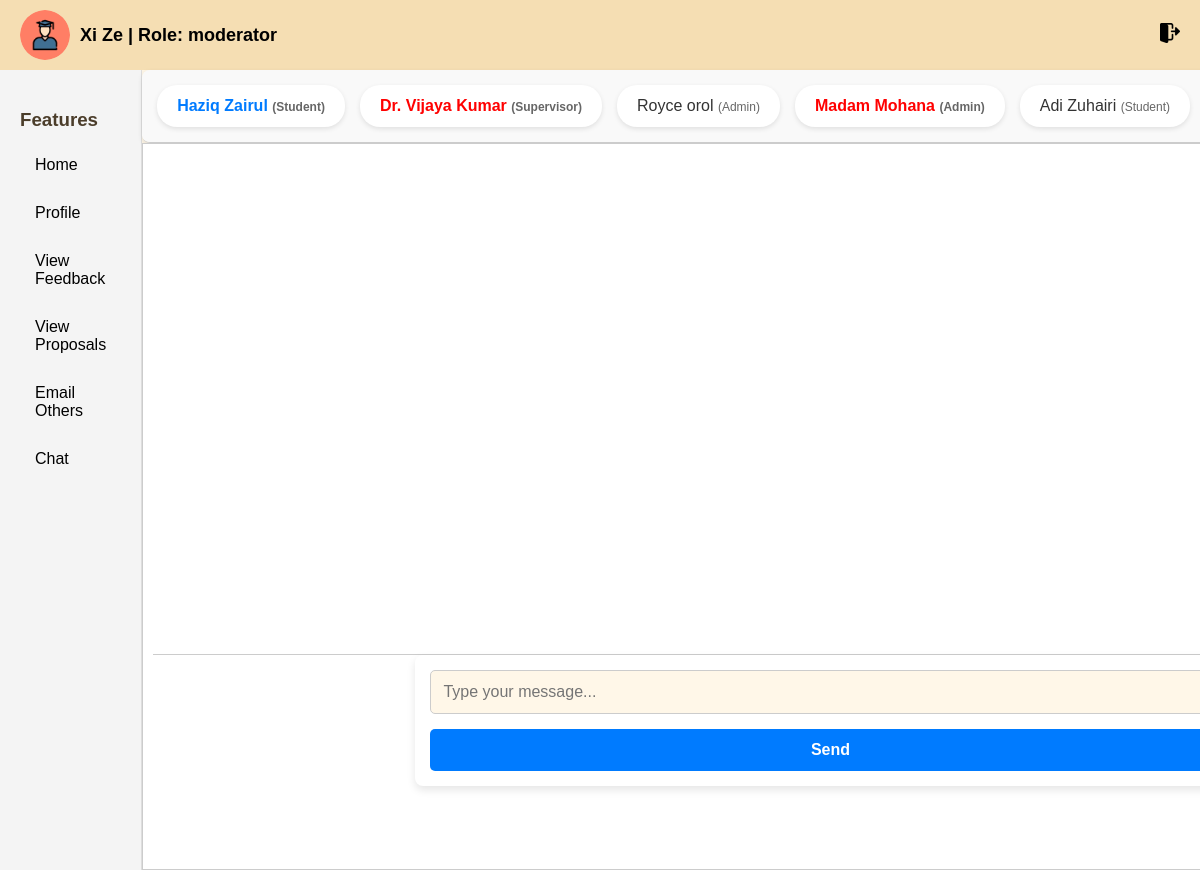
Before: /chat.php (signed in) with the older database file.
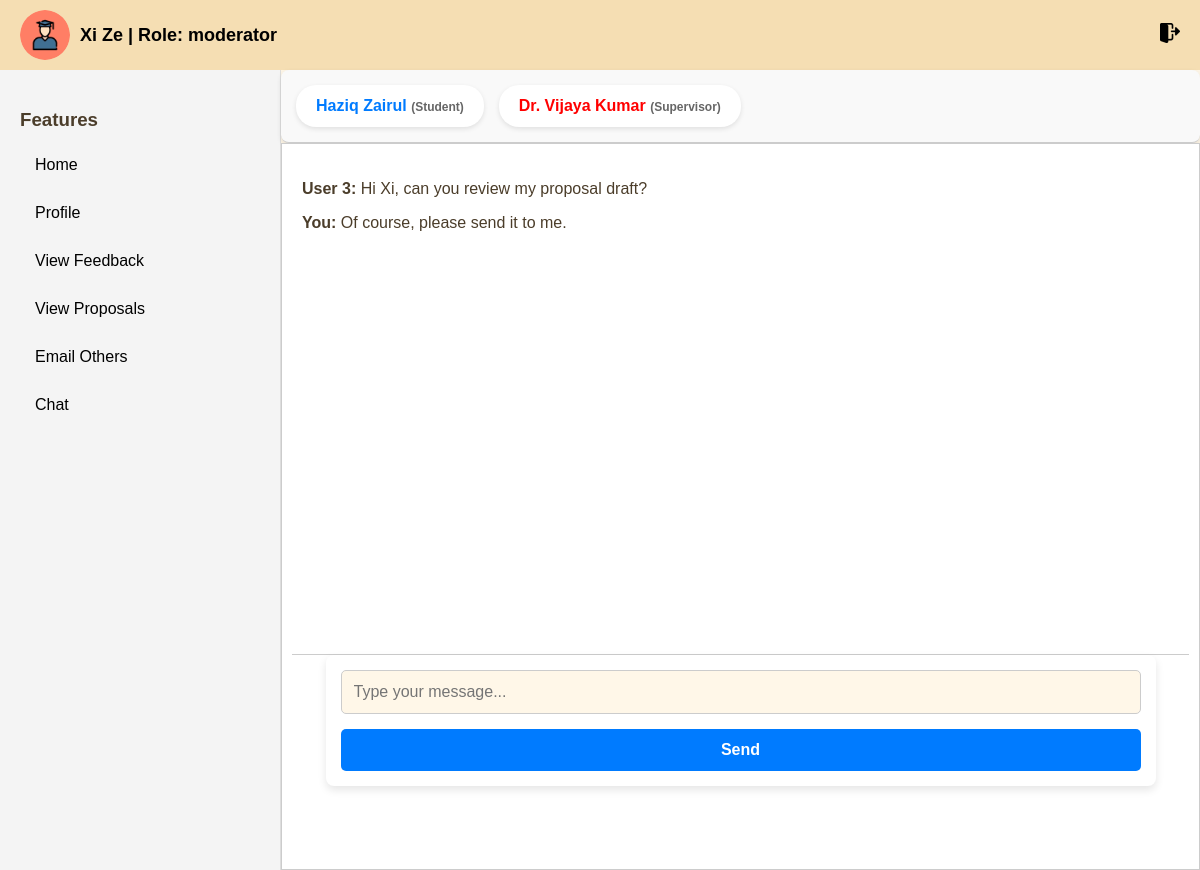
After: the same page with the newer database file.
### tables this page shows
CREATE TABLE IF NOT EXISTS `users` (
  `id` int(11) NOT NULL,
  `first_name` varchar(255) NOT NULL,
  `last_name` varchar(255) NOT NULL,
  `email` varchar(255) NOT NULL,
  `student_id` varchar(255) NOT NULL,
  `password` varchar(255) NOT NULL,
  `role` enum('student','moderator','admin','supervisor') NOT NULL DEFAULT 'student',
  `created_at` timestamp NOT NULL DEFAULT current_timestamp(),
  `status` enum('active','suspended') DEFAULT 'active'
);

CREATE TABLE `chats` (
  `id` int(11) NOT NULL,
  `sender_id` int(11) NOT NULL,
  `receiver_id` int(11) NOT NULL,
  `message` text NOT NULL,
  `created_at` timestamp NOT NULL DEFAULT current_timestamp()
);

### chat.php (the view, shortened to what this page needs)
<?php
include 'db_connection.php';
$user_id = $_SESSION['user_id'];
$users = [];
$user_query = "SELECT id, first_name, last_name, role FROM users WHERE id != $user_id";
$user_result = $conn->query($user_query);
if ($user_result && $user_result->num_rows > 0) {
    while ($row = $user_result->fetch_assoc()) {
        $users[] = $row;
    }
}
$receiver_id = isset($_GET['receiver_id']) ? $_GET['receiver_id'] : (isset($users[0]['id']) ? $users[0]['id'] : null);
$messages = [];
if ($receiver_id) {
    $message_query = "
        SELECT * FROM chats
        WHERE (sender_id = $user_id AND receiver_id = $receiver_id)
           OR (sender_id = $receiver_id AND receiver_id = $user_id)
        ORDER BY created_at";
    $message_result = $conn->query($message_query);
    if ($message_result && $message_result->num_rows > 0) {
        while ($row = $message_result->fetch_assoc()) {
            $messages[] = $row;
        }
    }
}
?>
<!DOCTYPE html>
<html lang="en">
<head>
    <link rel="stylesheet" href="css/dashboard.css">
    <link rel="stylesheet" href="css/header.css">
</head>
<body>
    <?php include 'includes/header.php'; ?>
    <div class="dashboard-container">
        <?php include 'includes/sidebar.php'; ?>
        <div class="chat-container">
            <div class="user-list">
                <ul>
                    <?php foreach ($users as $user): ?>
                        <li class="<?= $receiver_id != $user['id'] && rand(0, 1) ? 'unread' : '' ?>">
                            <a href="?receiver_id=<?= $user['id'] ?>"
                               style="<?= $receiver_id == $user['id'] ? 'font-weight: bold;' : '' ?>">
                                <?= $user['first_name'] . ' ' . $user['last_name'] ?>
                                <span style="font-size: 12px; color: #666;">(<?= ucfirst($user['role']) ?>)</span>
                            </a>
                        </li>
                    <?php endforeach; ?>
                </ul>
            </div>
            <div class="chat-box">
                <div class="messages" id="chat-box">
                    <?php if ($receiver_id): ?>
                        <?php foreach ($messages as $msg): ?>
                            <p>
                                <strong><?= $msg['sender_id'] == $user_id ? 'You' : 'User ' . $msg['sender_id'] ?>:</strong>
                                <?= $msg['message'] ?>
                            </p>
                        <?php endforeach; ?>
                    <?php else: ?>
                        <p>Select a user to start chatting.</p>
                    <?php endif; ?>
                </div>
                <?php if ($receiver_id): ?>
                    <form method="POST" class="message-form">
                        <input type="text" name="message" placeholder="Type your message..." required>
                        <button type="submit">Send</button>
                    </form>
                <?php endif; ?>
            </div>
        </div>
    </div>
</body>
</html>

### includes/header.php (shortened to what this page needs)
<?php
$name = $_SESSION['first_name'] . " " . $_SESSION['last_name'];
$role = $_SESSION['role'];
$profile_picture = $_SESSION['profile_picture'] ?? '/WebDevAsgn/images/defaultprofile.png';
?>
<!DOCTYPE html>
<html lang="en">
<head>
    <link rel="stylesheet" href="/WebDevAsgn/css/header.css">
</head>
<body>
    <div class="navbar">
        <div class="profile-welcome">
            <img src="<?php echo htmlspecialchars($profile_picture); ?>" alt="Profile Picture" class="profile-picture">
            <div class="welcome-message">
                <p><b><?php echo htmlspecialchars($name); ?> | Role: <?php echo htmlspecialchars($role); ?></b></p>
            </div>
        </div>
        <div class="logout-button">
            <a href="/WebDevAsgn/logout.php" onclick="return confirm('Are you sure you want to logout?')">
                <img src="/WebDevAsgn/images/log_out.png" title="Log Out" alt="Log Out" />
            </a>
        </div>
    </div>
</body>
</html>

### includes/sidebar.php (shortened to what this page needs)
<div class="dashboard-sidebar">
    <h3>Features</h3>
    <ul>
        <?php if ($_SESSION['role'] === 'student'): ?>
            <li><a href="/WebDevAsgn/dashboard.php">Home</a></li>
            <li><a href="/WebDevAsgn/student/update_profile.php">Profile</a></li>
            <li><a href="/WebDevAsgn/student/submit_feedback.php">Submit Feedback</a></li>
            <li><a href="/WebDevAsgn/student/view_supervisors.php">View Supervisors</a></li>
            <li><a href="/WebDevAsgn/student/submit_proposal.php">Submit Proposal</a></li>
            <li><a href="/WebDevAsgn/student/view_projects.php">View Projects</a></li>
            <li><a href="/WebDevAsgn/student/schedule_meeting.php">Schedule Meeting</a></li>
            <li><a href="/WebDevAsgn/student/view_goals.php">View Goals</a></li>
            <li><a href="/WebDevAsgn/student/book_presentation.php">Book Presentation</a></li>
            <li><a href="/WebDevAsgn/student/view_marks.php">View Marks</a></li>
            <li><a href="/WebDevAsgn/email.php">Email Others</a></li>
            <li><a href="/WebDevAsgn/chat.php">Chat</a></li>
        <?php elseif ($_SESSION['role'] === 'moderator'): ?>
            <li><a href="/WebDevAsgn/dashboard.php">Home</a></li>
            <li><a href="/WebDevAsgn/student/update_profile.php">Profile</a></li>
            <li><a href="/WebDevAsgn/moderator/view_feedback.php">View Feedback</a></li>
            <li><a href="/WebDevAsgn/moderator/view_proposals.php">View Proposals</a></li>
            <li><a href="/WebDevAsgn/email.php">Email Others</a></li>
            <li><a href="/WebDevAsgn/chat.php">Chat</a></li>
        <?php endif; ?>
    </ul>
</div>

### css/dashboard.css (style rules this page uses)
body, html { margin: 0; padding: 0; min-height: 100vh; display: flex; flex-direction: column; }
.dashboard-container { display: flex; flex: 1; min-height: 0; }
html, body { margin: 0; padding: 0; height: 100%; display: flex; flex-direction: column; }
.dashboard-sidebar { width: 20%; background-color: #f4f4f4; padding: 20px; border-right: 1px solid #ddd; }
.dashboard-sidebar h3 { margin-bottom: 15px; }
.dashboard-sidebar ul { list-style: none; padding: 0; }
.dashboard-sidebar ul li { margin-bottom: 2px; }
.dashboard-sidebar ul li a { text-decoration: none; color: #333; transition: color 0.3s; }
body { font-family: Arial, sans-serif; margin: 0; padding: 0; background-color: #fdf5e6; color: #4b3d2a; }
.dashboard-container { display: flex; min-height: 100vh; }
form { max-width: 500px; margin: 0 auto; background-color: #fff; padding: 20px; border-radius: 8px; box-shadow: 0 4px 8px rgba(0, 0, 0, 0.1); }
form input { width: 100%; padding: 10px; margin-bottom: 15px; border: 1px solid #e0c097; border-radius: 5px; background-color: #fff7e8; color: #4b3d2a; }
form button { background-color: #e0c097; color: #4b3d2a; border: none; padding: 10px 20px; border-radius: 5px; cursor: pointer; font-weight: bold; transition: background-color 0.3s; }

### css/header.css (style rules this page uses)
body { margin: 0; font-family: Arial, sans-serif; }
.navbar { display: flex; justify-content: space-between; align-items: center; background-color: white; padding: 10px 20px; color: black; }
.welcome-message { font-size: 20px; }

### chat.php (style rules this page uses)
.dashboard-container { display: flex; height: 100vh; }
.chat-container { flex-grow: 1; display: flex; flex-direction: column; }
.user-list { display: flex; overflow-x: auto; border-bottom: 1px solid #ccc; padding: 15px; background-color: #f9f9f9; border-radius: 8px; box-shadow: 0 2px 5px rgba(0, 0, 0, 0.1); }
.user-list ul { display: flex; gap: 15px; list-style: none; padding: 0; margin: 0; }
.user-list li { flex: 0 0 auto; padding: 12px 20px; border-radius: 20px; background-color: #fff; box-shadow: 0 2px 5px rgba(0, 0, 0, 0.1); transition: background-color 0.3s ease, transform 0.3s ease; }
.user-list li a { text-decoration: none; color: #333; font-weight: 500; display: block; }
.user-list li.unread a { color: #ff0000; font-weight: bold; }
.chat-box { flex-grow: 1; display: flex; flex-direction: column; background-color: #fff; border: 1px solid #ccc; padding: 10px; }
.messages { flex-grow: 1; overflow-y: auto; padding: 10px; border-bottom: 1px solid #ccc; max-height: 60vh; }
.message-form { padding: 15px; display: flex; flex-direction: column; width: 100%; max-width: 800px; margin: 0 auto; }
.message-form input { padding: 12px; font-size: 16px; border: 1px solid #ccc; border-radius: 5px; margin-bottom: 15px; width: 100%; box-sizing: border-box; }
.message-form button { padding: 12px 20px; font-size: 16px; color: #fff; background-color: #007bff; border: none; border-radius: 5px; cursor: pointer; width: 100%; transition: background-color 0.3s ease; }

### includes/header.php (style rules this page uses)
.navbar { display: flex; align-items: center; padding: 10px 20px; background-color: wheat; color: black; justify-content: space-between; flex-wrap: wrap; }
.profile-welcome { display: flex; align-items: center; }
.profile-picture { width: 50px; height: 50px; border-radius: 50%; margin-right: 10px; }
.welcome-message p { margin: 0; font-size: 18px; color: black; }
.navbar-icons img, .logout-button img { width: 20px; height: 20px; transition: transform 0.3s ease, box-shadow 0.3s ease; }

### includes/sidebar.php (style rules this page uses)
.dashboard-sidebar ul { list-style-type: none; padding: 0; margin: 0; }
.dashboard-sidebar ul li { margin: 10px 0; }
.dashboard-sidebar ul li a { display: block; text-decoration: none; color: black; font-size: 16px; padding: 10px 15px; border-radius: 5px; transition: all 0.3s ease; }

Changed rows visible on the page:
removed users: first_name "Royce", last_name "orol", role "Admin"
removed users: first_name "Madam", last_name "Mohana", role "Admin"
removed users: first_name "Adi", last_name "Zuhairi", role "Student"
added chats: sender "3", message "Hi Xi, can you review my proposal draft?"
added chats: sender_id "You", message "Of course, please send it to me."
